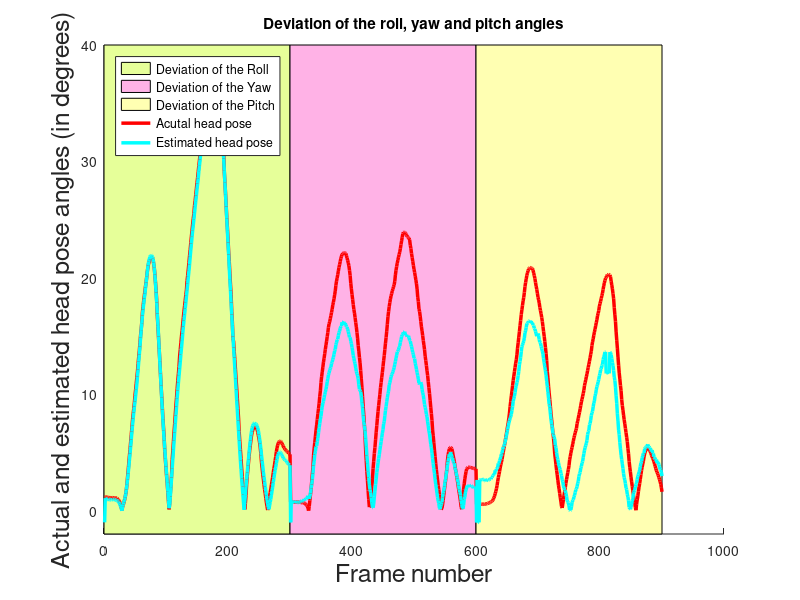

The MATLAB source for this figure:
data = textread('./OutputForMATLAB/1/poseOutput.txt', '%s', 'delimiter', ','); 

mat_data_act_1 = zeros(300,3);
mat_data_est_1 = zeros(300,3);

for i=0:299
    mat_data_act_1((i+1),:) = [abs(str2double(data(i*6 + 1))) abs(str2double(data(i*6 + 2))) abs(str2double(data(i*6 + 3)))];
    if(abs(str2double(data(i*6 + 4))) == 361)
        mat_data_est_1((i+1),:) = [-1 -1 -1];
    else
        mat_data_est_1((i+1),:) = [abs(str2double(data(i*6 + 4))) abs(str2double(data(i*6 + 5))) abs(str2double(data(i*6 + 6)))];
    end
end

data = textread('./OutputForMATLAB/2/poseOutput.txt', '%s', 'delimiter', ','); 

mat_data_act_2 = zeros(300,3);
mat_data_est_2 = zeros(300,3);

for i=0:299
    mat_data_act_2((i+1),:) = [abs(str2double(data(i*6 + 1))) abs(str2double(data(i*6 + 2))) abs(str2double(data(i*6 + 3)))];
    if(abs(str2double(data(i*6 + 4))) == 361)
        mat_data_est_2((i+1),:) = [-1 -1 -1];
    else
        mat_data_est_2((i+1),:) = [abs(str2double(data(i*6 + 4))) abs(str2double(data(i*6 + 5))) abs(str2double(data(i*6 + 6)))];
    end
end

data = textread('./OutputForMATLAB/3/poseOutput.txt', '%s', 'delimiter', ','); 

mat_data_act_3 = zeros(300,3);
mat_data_est_3 = zeros(300,3);

for i=0:299
    mat_data_act_3((i+1),:) = [abs(str2double(data(i*6 + 1))) abs(str2double(data(i*6 + 2))) abs(str2double(data(i*6 + 3)))];
    if(abs(str2double(data(i*6 + 4))) == 361)
        mat_data_est_3((i+1),:) = [-1 -1 -1];
    else
        mat_data_est_3((i+1),:) = [abs(str2double(data(i*6 + 4))) abs(str2double(data(i*6 + 5))) abs(str2double(data(i*6 + 6)))];
    end
end

pose_act = vertcat(mat_data_act_1,mat_data_act_2,mat_data_act_3);
pose_est = vertcat(mat_data_est_1,mat_data_est_2,mat_data_est_3);

frame_nos = zeros(1,900);
for i = 1:900
    frame_nos(1,i) = i;
end

pose_act_new = vertcat(pose_act(1:300,1),pose_act(301:600,2),pose_act(601:900,3));
pose_est_new = vertcat(pose_est(1:300,1),pose_est(301:600,2),pose_est(601:900,3));

size(pose_act(1:3,1))
size(pose_act_new)

%% Draw graph

figure;
subplot(1,1,1);

set(0,'DefaultAxesFontSize',16)


ylim([-2 40])
hold on
%patch([0 300 300 0], [max(ylim) max(ylim) -2 -2], 'c', 'DisplayName','Trans vid')
patch([0 300 300 0], [max(ylim) max(ylim) -2 -2], [0.9 1 0.6], 'DisplayName','Deviation of the Roll')
patch([300 600 600 300], [max(ylim) max(ylim) -2 -2], [1 0.7 0.9], 'DisplayName','Deviation of the Yaw')
patch([600 900 900 600], [max(ylim) max(ylim) -2 -2], [1 1 0.7], 'DisplayName','Deviation of the Pitch')
%patch([1200 1500 1500 1200], [max(ylim) max(ylim) -2 -2], [0 1 0.7], 'DisplayName','Scale vid')

plot(frame_nos,pose_act_new(:,1),'color','r','DisplayName','Acutal head pose','LineWidth',2.5);
hold on;
plot(frame_nos,pose_est_new(:,1),'color','c','DisplayName','Estimated head pose','LineWidth',2.5);
hold on;
legend('Location','northwest');
title('Deviation of the roll, yaw and pitch angles')
xlabel('Frame number', 'FontSize', 18);
ylabel('Actual and estimated head pose angles (in degrees)', 'FontSize', 18);

%subplot(3,1,2);

